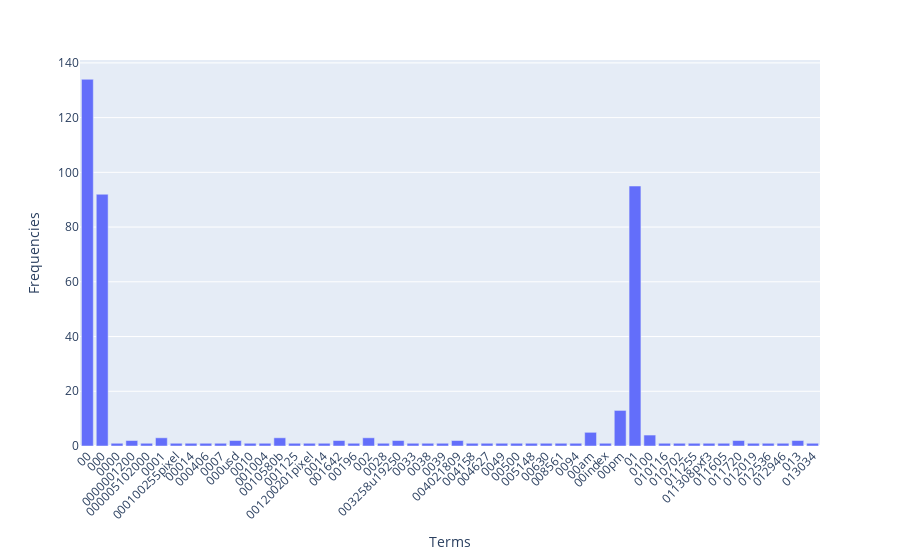

Source (notebook cell):
### Markdown cell above
### >>> **Exercise 14 (take home):** 
The chart above only contains 300 vocabulary in the documents, and it's already computationally intensive to both compute and visualize. Can you efficiently reduce the number of terms you want to visualize as an exercise.

### Code cell
# Answer here
data = {
    'Term': count_vect.get_feature_names_out()[:50],
    'Frequency': term_frequencies[:50]
}

df = pd.DataFrame(data)

fig = px.bar(df, x='Term', y='Frequency', labels={'Term': 'Terms', 'Frequency': 'Frequencies'})

fig.update_layout(
    xaxis_title='Terms',
    yaxis_title='Frequencies',
    xaxis_tickangle=-45
)

fig.show()

### Figure 1 — Plotly figure (JSON) as saved in the notebook; plotly's stock layout.template omitted (floating-point values rounded to 4 significant figures)
{"data": [{"alignmentgroup": "True", "hovertemplate": "Terms=%{x}<br>Frequencies=%{y}<extra></extra>", "legendgroup": "", "marker": {"color": "#636efa", "pattern": {"shape": ""}}, "name": "", "offsetgroup": "", "orientation": "v", "showlegend": false, "textposition": "auto", "type": "bar", "x": ["00", "000", "0000", "0000001200", "000005102000", "0001", "000100255pixel", "00014", "000406", "0007", "000usd", "0010", "001004", "0010580b", "001125", "001200201pixel", "0014", "001642", "00196", "002", "0028", "003258u19250", "0033", "0038", "0039", "004021809", "004158", "004627", "0049", "00500", "005148", "00630", "008561", "0094", "00am", "00index", "00pm", "01", "0100", "010116", "010702", "011255", "011308pxf3", "011605", "011720", "012019", "012536", "012946", "013", "013034"], "xaxis": "x", "y": [134, 92, 1, 2, 1, 3, 1, 1, 1, 1, 2, 1, 1, 3, 1, 1, 1, 2, 1, 3, 1, 2, 1, 1, 1, 2, 1, 1, 1, 1, 1, 1, 1, 1, 5, 1, 13, 95, 4, 1, 1, 1, 1, 1, 2, 1, 1, 1, 2, 1], "yaxis": "y"}], "layout": {"barmode": "relative", "legend": {"tracegroupgap": 0}, "margin": {"t": 60}, "xaxis": {"anchor": "y", "domain": [0, 1], "tickangle": -45, "title": {"text": "Terms"}}, "yaxis": {"anchor": "x", "domain": [0, 1], "title": {"text": "Frequencies"}}}}
